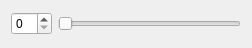
<?xml version="1.0" encoding="UTF-8"?>
<ui version="4.0">
 <class>mywidget</class>
 <widget class="QWidget" name="mywidget">
  <property name="geometry">
   <rect>
    <x>0</x>
    <y>0</y>
    <width>252</width>
    <height>48</height>
   </rect>
  </property>
  <property name="windowTitle">
   <string>Form</string>
  </property>
  <layout class="QHBoxLayout" name="horizontalLayout">
   <item>
    <widget class="QSpinBox" name="spinBox"/>
   </item>
   <item>
    <widget class="QSlider" name="horizontalSlider">
     <property name="orientation">
      <enum>Qt::Horizontal</enum>
     </property>
    </widget>
   </item>
  </layout>
 </widget>
 <resources/>
 <connections/>
</ui>
